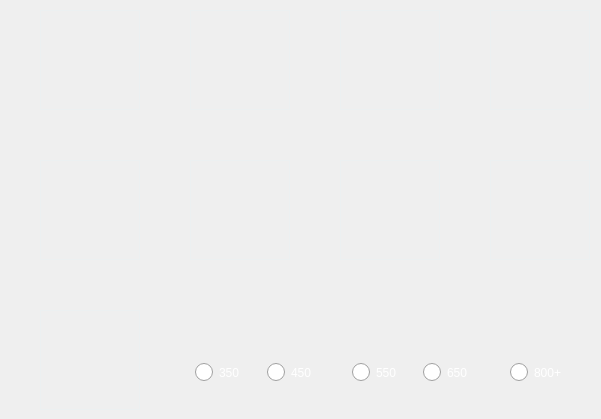
     <widget class="QWidget" name="page">
      <widget class="QPushButton" name="btnHexY">
       <property name="geometry">
        <rect>
         <x>40</x>
         <y>160</y>
         <width>100</width>
         <height>100</height>
        </rect>
       </property>
       <property name="styleSheet">
        <string notr="true"> QPushButton {
     border: 1px solid #ecf0f1;
     background-image:url(images/config/hexy6100.png);
}
 QPushButton:pressed {
	background-color:#2980b9;
 }</string>
       </property>
       <property name="text">
        <string/>
       </property>
       <property name="checkable">
        <bool>true</bool>
       </property>
      </widget>
      <widget class="QLabel" name="lbFrameSize">
       <property name="geometry">
        <rect>
         <x>180</x>
         <y>320</y>
         <width>410</width>
         <height>90</height>
        </rect>
       </property>
       <property name="styleSheet">
        <string notr="true"> QLabel {
     background-image: url(images/config/frame size.png);
 }</string>
       </property>
       <property name="text">
        <string/>
       </property>
      </widget>
      <widget class="QPushButton" name="btnHexX">
       <property name="geometry">
        <rect>
         <x>340</x>
         <y>10</y>
         <width>100</width>
         <height>100</height>
        </rect>
       </property>
       <property name="styleSheet">
        <string notr="true"> QPushButton {
     border: 1px solid #ecf0f1;
     background-image:url(images/config/hexx100.png);
}
 QPushButton:pressed {
	background-color:#2980b9;
 }</string>
       </property>
       <property name="text">
        <string/>
       </property>
       <property name="checkable">
        <bool>true</bool>
       </property>
      </widget>
      <widget class="QRadioButton" name="rbSmall">
       <property name="geometry">
        <rect>
         <x>195</x>
         <y>360</y>
         <width>82</width>
         <height>25</height>
        </rect>
       </property>
       <property name="styleSheet">
        <string notr="true">
 QRadioButton::indicator {
     width: 18px;
     height: 18px;
 }
QRadioButton{
color: white; 
}</string>
       </property>
       <property name="text">
        <string>350</string>
       </property>
      </widget>
      <widget class="QRadioButton" name="rbXLarge">
       <property name="geometry">
        <rect>
         <x>423</x>
         <y>360</y>
         <width>82</width>
         <height>25</height>
        </rect>
       </property>
       <property name="styleSheet">
        <string notr="true">
 QRadioButton::indicator {
     width: 18px;
     height: 18px;
 }
QRadioButton{
color: white; 
}</string>
       </property>
       <property name="text">
        <string>650</string>
       </property>
      </widget>
      <widget class="QPushButton" name="btnHexPlus">
       <property name="geometry">
        <rect>
         <x>490</x>
         <y>10</y>
         <width>100</width>
         <height>100</height>
        </rect>
       </property>
       <property name="styleSheet">
        <string notr="true"> QPushButton {
    border: 1px solid #ecf0f1;    background-image:url(images/config/hex+100.png);
}
 QPushButton:pressed {
	background-color:#2980b9;
 }</string>
       </property>
       <property name="text">
        <string/>
       </property>
       <property name="checkable">
        <bool>true</bool>
       </property>
      </widget>
      <widget class="QLabel" name="lbImageChecked">
       <property name="geometry">
        <rect>
         <x>40</x>
         <y>10</y>
         <width>100</width>
         <height>100</height>
        </rect>
       </property>
       <property name="styleSheet">
        <string notr="true"> QLabel {
     border: 1px solid #ecf0f1;
     background-image:url(images/button-checked.png);
}
</string>
       </property>
       <property name="text">
        <string/>
       </property>
      </widget>
      <widget class="QPushButton" name="btnOctoX">
       <property name="geometry">
        <rect>
         <x>340</x>
         <y>160</y>
         <width>100</width>
         <height>100</height>
        </rect>
       </property>
       <property name="styleSheet">
        <string notr="true"> QPushButton {
     border: 1px solid #ecf0f1;
     background-image:url(images/config/octox100.png);
}
 QPushButton:pressed {
	background-color:#2980b9;
 }</string>
       </property>
       <property name="text">
        <string/>
       </property>
       <property name="checkable">
        <bool>true</bool>
       </property>
      </widget>
      <widget class="QRadioButton" name="rbMedium">
       <property name="geometry">
        <rect>
         <x>267</x>
         <y>360</y>
         <width>82</width>
         <height>25</height>
        </rect>
       </property>
       <property name="styleSheet">
        <string notr="true">
 QRadioButton::indicator {
     width: 18px;
     height: 18px;
 }
QRadioButton{
color: white; 
}</string>
       </property>
       <property name="text">
        <string>450</string>
       </property>
      </widget>
      <widget class="QRadioButton" name="rbLarge">
       <property name="geometry">
        <rect>
         <x>352</x>
         <y>360</y>
         <width>82</width>
         <height>25</height>
        </rect>
       </property>
       <property name="styleSheet">
        <string notr="true">
 QRadioButton::indicator {
     width: 18px;
     height: 18px;
 }
QRadioButton{
color: white; 
}</string>
       </property>
       <property name="text">
        <string>550</string>
       </property>
      </widget>
      <widget class="QPushButton" name="btnHexV">
       <property name="geometry">
        <rect>
         <x>190</x>
         <y>160</y>
         <width>100</width>
         <height>100</height>
        </rect>
       </property>
       <property name="styleSheet">
        <string notr="true"> QPushButton {
     border: 1px solid #ecf0f1;
     background-image:url(images/config/hexv6100.png);
}
 QPushButton:pressed {
	background-color:#2980b9;
 }</string>
       </property>
       <property name="text">
        <string/>
       </property>
       <property name="checkable">
        <bool>true</bool>
       </property>
      </widget>
      <widget class="QPushButton" name="btnOctoQuad">
       <property name="geometry">
        <rect>
         <x>40</x>
         <y>310</y>
         <width>100</width>
         <height>100</height>
        </rect>
       </property>
       <property name="styleSheet">
        <string notr="true"> QPushButton {
     border: 1px solid #ecf0f1;
     background-image:url(images/config/octox8100.png);
}
 QPushButton:pressed {
	background-color:#2980b9;
 }</string>
       </property>
       <property name="text">
        <string/>
       </property>
       <property name="checkable">
        <bool>true</bool>
       </property>
      </widget>
      <widget class="QPushButton" name="btnQuadPlus">
       <property name="geometry">
        <rect>
         <x>190</x>
         <y>10</y>
         <width>100</width>
         <height>100</height>
        </rect>
       </property>
       <property name="styleSheet">
        <string notr="true"> QPushButton {
     border: 1px solid #ecf0f1;
     background-image:url(images/config/quad+100.png);
}
 QPushButton:pressed {
	background-color:#2980b9;
 }</string>
       </property>
       <property name="text">
        <string/>
       </property>
       <property name="checkable">
        <bool>true</bool>
       </property>
      </widget>
      <widget class="QRadioButton" name="rbXXLarge">
       <property name="geometry">
        <rect>
         <x>510</x>
         <y>360</y>
         <width>82</width>
         <height>25</height>
        </rect>
       </property>
       <property name="styleSheet">
        <string notr="true">
 QRadioButton::indicator {
     width: 18px;
     height: 18px;
 }
QRadioButton{
color: white; 
}</string>
       </property>
       <property name="text">
        <string>800+</string>
       </property>
      </widget>
      <widget class="QPushButton" name="btnQuadX">
       <property name="geometry">
        <rect>
         <x>40</x>
         <y>10</y>
         <width>100</width>
         <height>100</height>
        </rect>
       </property>
       <property name="styleSheet">
        <string notr="true"> QPushButton {
     border: 1px solid #ecf0f1;
     background-image:url(images/config/quadx100.png);
}
 QPushButton:pressed {
	background-color:#2980b9;
 }</string>
       </property>
       <property name="text">
        <string/>
       </property>
       <property name="checkable">
        <bool>true</bool>
       </property>
      </widget>
      <widget class="QPushButton" name="btnOctoPlus">
       <property name="geometry">
        <rect>
         <x>490</x>
         <y>160</y>
         <width>100</width>
         <height>100</height>
        </rect>
       </property>
       <property name="styleSheet">
        <string notr="true"> QPushButton {
     border: 1px solid #ecf0f1;
     background-image:url(images/config/octo+100.png);
}
 QPushButton:pressed {
	background-color:#2980b9;
 }</string>
       </property>
       <property name="text">
        <string/>
       </property>
       <property name="checkable">
        <bool>true</bool>
       </property>
      </widget>
     </widget>
